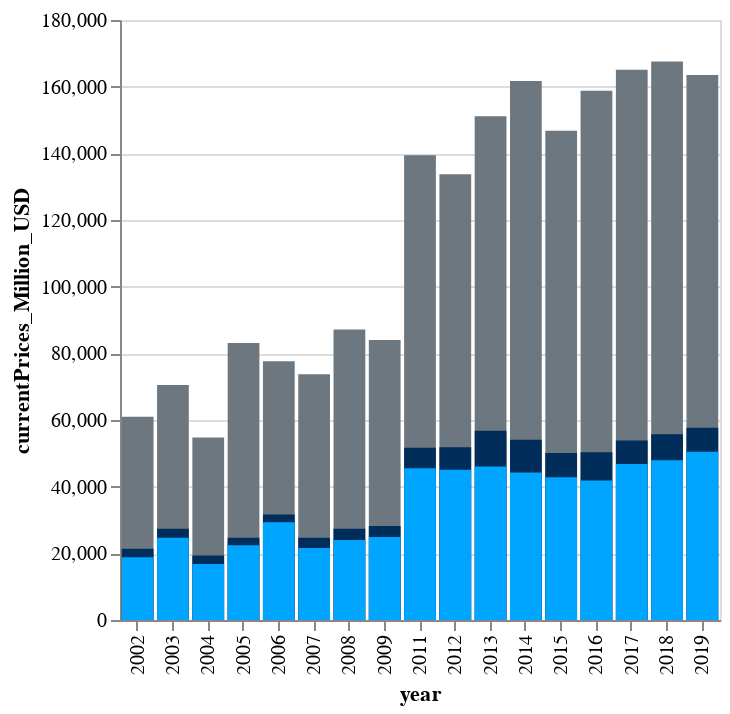

Notebook cell for this chart:
### Code cell
all_devC=alt.Chart(overview_developingCountries).mark_bar(color='#6D7780').encode(
    x='year:N',
    y='currentPrices_Million_USD:Q'
)

african_c=alt.Chart(overview_africa).mark_bar(color='#002D5A').encode(
    x='year:N',
    y='currentPrices_Million_USD:Q'
)

ssa_c = alt.Chart(overview_ssa_africa).mark_bar(color='#00A5FF').encode(
    x='year:N',
    y='currentPrices_Million_USD:Q'
)

layered = alt.layer(all_devC, african_c, ssa_c)

layered.properties(width = 300)

### Figure 1 — Vega-Lite specification as saved in the notebook (floating-point values rounded to 4 significant figures)
{"config": {"view": {"continuousWidth": 400, "continuousHeight": 300}}, "layer": [{"data": {"name": "data-6f244d88aab1e37c6817b28a120ac03f"}, "mark": {"type": "bar", "color": "#6D7780"}, "encoding": {"x": {"type": "nominal", "field": "year"}, "y": {"type": "quantitative", "field": "currentPrices_Million_USD"}}}, {"data": {"name": "data-c1b67e1c0717a26410ca6fd33928ad96"}, "mark": {"type": "bar", "color": "#002D5A"}, "encoding": {"x": {"type": "nominal", "field": "year"}, "y": {"type": "quantitative", "field": "currentPrices_Million_USD"}}}, {"data": {"name": "data-4d699b8824036ca0b72c3e1df718e5f9"}, "mark": {"type": "bar", "color": "#00A5FF"}, "encoding": {"x": {"type": "nominal", "field": "year"}, "y": {"type": "quantitative", "field": "currentPrices_Million_USD"}}}], "width": 300, "$schema": "https://vega.github.io/schema/vega-lite/v4.8.1.json", "datasets": {"data-6f244d88aab1e37c6817b28a120ac03f": [{"Recipient": "All Developing Countries, Total", "year": 2002, "currentPrices_Million_USD": 60970.0, "donor": "Official Donors, Total", "donor_type": "summary"}, {"Recipient": "All Developing Countries, Total", "year": 2003, "currentPrices_Million_USD": 70530.0, "donor": "Official Donors, Total", "donor_type": "summary"}, {"Recipient": "All Developing Countries, Total", "year": 2004, "currentPrices_Million_USD": 54790.0, "donor": "Official Donors, Total", "donor_type": "summary"}, {"Recipient": "All Developing Countries, Total", "year": 2005, "currentPrices_Million_USD": 83110.0, "donor": "Official Donors, Total", "donor_type": "summary"}, {"Recipient": "All Developing Countries, Total", "year": 2006, "currentPrices_Million_USD": 77620.0, "donor": "Official Donors, Total", "donor_type": "summary"}, {"Recipient": "All Developing Countries, Total", "year": 2007, "currentPrices_Million_USD": 73730.0, "donor": "Official Donors, Total", "donor_type": "summary"}, {"Recipient": "All Developing Countries, Total", "year": 2008, "currentPrices_Million_USD": 87130.0, "donor": "Official Donors, Total", "donor_type": "summary"}, {"Recipient": "All Developing Countries, Total", "year": 2009, "currentPrices_Million_USD": 83970.0, "donor": "Official Donors, Total", "donor_type": "summary"}, {"Recipient": "All Developing Countries, Total", "year": 2011, "currentPrices_Million_USD": 139400.0, "donor": "Official Donors, Total", "donor_type": "summary"}, {"Recipient": "All Developing Countries, Total", "year": 2012, "currentPrices_Million_USD": 133800.0, "donor": "Official Donors, Total", "donor_type": "summary"}, {"Recipient": "All Developing Countries, Total", "year": 2013, "currentPrices_Million_USD": 151100.0, "donor": "Official Donors, Total", "donor_type": "summary"}, {"Recipient": "All Developing Countries, Total", "year": 2014, "currentPrices_Million_USD": 161700.0, "donor": "Official Donors, Total", "donor_type": "summary"}, {"Recipient": "All Developing Countries, Total", "year": 2015, "currentPrices_Million_USD": 146700.0, "donor": "Official Donors, Total", "donor_type": "summary"}, {"Recipient": "All Developing Countries, Total", "year": 2016, "currentPrices_Million_USD": 158800.0, "donor": "Official Donors, Total", "donor_type": "summary"}, {"Recipient": "All Developing Countries, Total", "year": 2017, "currentPrices_Million_USD": 165100.0, "donor": "Official Donors, Total", "donor_type": "summary"}, {"Recipient": "All Developing Countries, Total", "year": 2018, "currentPrices_Million_USD": 167600.0, "donor": "Official Donors, Total", "donor_type": "summary"}, {"Recipient": "All Developing Countries, Total", "year": 2019, "currentPrices_Million_USD": 163500.0, "donor": "Official Donors, Total", "donor_type": "summary"}], "data-c1b67e1c0717a26410ca6fd33928ad96": [{"Recipient": "Africa, Total", "year": 2002, "currentPrices_Million_USD": 21370.0, "donor": "Official Donors, Total", "donor_type": "summary"}, {"Recipient": "Africa, Total", "year": 2003, "currentPrices_Million_USD": 27400.0, "donor": "Official Donors, Total", "donor_type": "summary"}, {"Recipient": "Africa, Total", "year": 2004, "currentPrices_Million_USD": 19380.0, "donor": "Official Donors, Total", "donor_type": "summary"}, {"Recipient": "Africa, Total", "year": 2005, "currentPrices_Million_USD": 24670.0, "donor": "Official Donors, Total", "donor_type": "summary"}, {"Recipient": "Africa, Total", "year": 2006, "currentPrices_Million_USD": 31670.0, "donor": "Official Donors, Total", "donor_type": "summary"}, {"Recipient": "Africa, Total", "year": 2007, "currentPrices_Million_USD": 24660.0, "donor": "Official Donors, Total", "donor_type": "summary"}, {"Recipient": "Africa, Total", "year": 2008, "currentPrices_Million_USD": 27380.0, "donor": "Official Donors, Total", "donor_type": "summary"}, {"Recipient": "Africa, Total", "year": 2009, "currentPrices_Million_USD": 28190.0, "donor": "Official Donors, Total", "donor_type": "summary"}, {"Recipient": "Africa, Total", "year": 2011, "currentPrices_Million_USD": 51640.0, "donor": "Official Donors, Total", "donor_type": "summary"}, {"Recipient": "Africa, Total", "year": 2012, "currentPrices_Million_USD": 51840.0, "donor": "Official Donors, Total", "donor_type": "summary"}, {"Recipient": "Africa, Total", "year": 2013, "currentPrices_Million_USD": 56790.0, "donor": "Official Donors, Total", "donor_type": "summary"}, {"Recipient": "Africa, Total", "year": 2014, "currentPrices_Million_USD": 54080.0, "donor": "Official Donors, Total", "donor_type": "summary"}, {"Recipient": "Africa, Total", "year": 2015, "currentPrices_Million_USD": 50100.0, "donor": "Official Donors, Total", "donor_type": "summary"}, {"Recipient": "Africa, Total", "year": 2016, "currentPrices_Million_USD": 50360.0, "donor": "Official Donors, Total", "donor_type": "summary"}, {"Recipient": "Africa, Total", "year": 2017, "currentPrices_Million_USD": 53830.0, "donor": "Official Donors, Total", "donor_type": "summary"}, {"Recipient": "Africa, Total", "year": 2018, "currentPrices_Million_USD": 55740.0, "donor": "Official Donors, Total", "donor_type": "summary"}, {"Recipient": "Africa, Total", "year": 2019, "currentPrices_Million_USD": 57670.0, "donor": "Official Donors, Total", "donor_type": "summary"}], "data-4d699b8824036ca0b72c3e1df718e5f9": [{"Recipient": "South of Sahara, Total", "year": 2002, "currentPrices_Million_USD": 18820.0, "donor": "Official Donors, Total", "donor_type": "summary"}, {"Recipient": "South of Sahara, Total", "year": 2003, "currentPrices_Million_USD": 24690.0, "donor": "Official Donors, Total", "donor_type": "summary"}, {"Recipient": "South of Sahara, Total", "year": 2004, "currentPrices_Million_USD": 16770.0, "donor": "Official Donors, Total", "donor_type": "summary"}, {"Recipient": "South of Sahara, Total", "year": 2005, "currentPrices_Million_USD": 22460.0, "donor": "Official Donors, Total", "donor_type": "summary"}, {"Recipient": "South of Sahara, Total", "year": 2006, "currentPrices_Million_USD": 29320.0, "donor": "Official Donors, Total", "donor_type": "summary"}, {"Recipient": "South of Sahara, Total", "year": 2007, "currentPrices_Million_USD": 21570.0, "donor": "Official Donors, Total", "donor_type": "summary"}, {"Recipient": "South of Sahara, Total", "year": 2008, "currentPrices_Million_USD": 24000.0, "donor": "Official Donors, Total", "donor_type": "summary"}, {"Recipient": "South of Sahara, Total", "year": 2009, "currentPrices_Million_USD": 24880.0, "donor": "Official Donors, Total", "donor_type": "summary"}, {"Recipient": "South of Sahara, Total", "year": 2011, "currentPrices_Million_USD": 45560.0, "donor": "Official Donors, Total", "donor_type": "summary"}, {"Recipient": "South of Sahara, Total", "year": 2012, "currentPrices_Million_USD": 45100.0, "donor": "Official Donors, Total", "donor_type": "summary"}, {"Recipient": "South of Sahara, Total", "year": 2013, "currentPrices_Million_USD": 46080.0, "donor": "Official Donors, Total", "donor_type": "summary"}, {"Recipient": "South of Sahara, Total", "year": 2014, "currentPrices_Million_USD": 44260.0, "donor": "Official Donors, Total", "donor_type": "summary"}, {"Recipient": "South of Sahara, Total", "year": 2015, "currentPrices_Million_USD": 42840.0, "donor": "Official Donors, Total", "donor_type": "summary"}, {"Recipient": "South of Sahara, Total", "year": 2016, "currentPrices_Million_USD": 41830.0, "donor": "Official Donors, Total", "donor_type": "summary"}, {"Recipient": "South of Sahara, Total", "year": 2017, "currentPrices_Million_USD": 46770.0, "donor": "Official Donors, Total", "donor_type": "summary"}, {"Recipient": "South of Sahara, Total", "year": 2018, "currentPrices_Million_USD": 47910.0, "donor": "Official Donors, Total", "donor_type": "summary"}, {"Recipient": "South of Sahara, Total", "year": 2019, "currentPrices_Million_USD": 50460.0, "donor": "Official Donors, Total", "donor_type": "summary"}]}}
